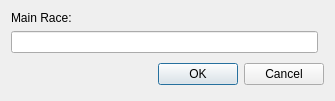
<?xml version="1.0" encoding="UTF-8"?>
<ui version="4.0">
 <class>setMainRaceDialog</class>
 <widget class="QDialog" name="setMainRaceDialog">
  <property name="geometry">
   <rect>
    <x>0</x>
    <y>0</y>
    <width>335</width>
    <height>96</height>
   </rect>
  </property>
  <property name="windowTitle">
   <string>Set Main Race</string>
  </property>
  <property name="windowIcon">
   <iconset resource="runesmith.qrc">
    <normaloff>:/Runesmith/Runesmith.bmp</normaloff>:/Runesmith/Runesmith.bmp</iconset>
  </property>
  <layout class="QGridLayout" name="gridLayout">
   <item row="0" column="0">
    <widget class="QLabel" name="label">
     <property name="text">
      <string>Main Race:</string>
     </property>
    </widget>
   </item>
   <item row="3" column="0" colspan="2">
    <layout class="QHBoxLayout">
     <property name="spacing">
      <number>6</number>
     </property>
     <property name="margin">
      <number>0</number>
     </property>
     <item>
      <spacer>
       <property name="orientation">
        <enum>Qt::Horizontal</enum>
       </property>
       <property name="sizeHint" stdset="0">
        <size>
         <width>131</width>
         <height>31</height>
        </size>
       </property>
      </spacer>
     </item>
     <item>
      <widget class="QPushButton" name="okButton">
       <property name="text">
        <string>OK</string>
       </property>
      </widget>
     </item>
     <item>
      <widget class="QPushButton" name="cancelButton">
       <property name="text">
        <string>Cancel</string>
       </property>
      </widget>
     </item>
    </layout>
   </item>
   <item row="2" column="0">
    <widget class="QLineEdit" name="mainRaceTxt"/>
   </item>
  </layout>
 </widget>
 <tabstops>
  <tabstop>mainRaceTxt</tabstop>
  <tabstop>okButton</tabstop>
  <tabstop>cancelButton</tabstop>
 </tabstops>
 <resources>
  <include location="runesmith.qrc"/>
 </resources>
 <connections>
  <connection>
   <sender>cancelButton</sender>
   <signal>clicked()</signal>
   <receiver>setMainRaceDialog</receiver>
   <slot>reject()</slot>
   <hints>
    <hint type="sourcelabel">
     <x>369</x>
     <y>253</y>
    </hint>
    <hint type="destinationlabel">
     <x>179</x>
     <y>282</y>
    </hint>
   </hints>
  </connection>
 </connections>
</ui>
